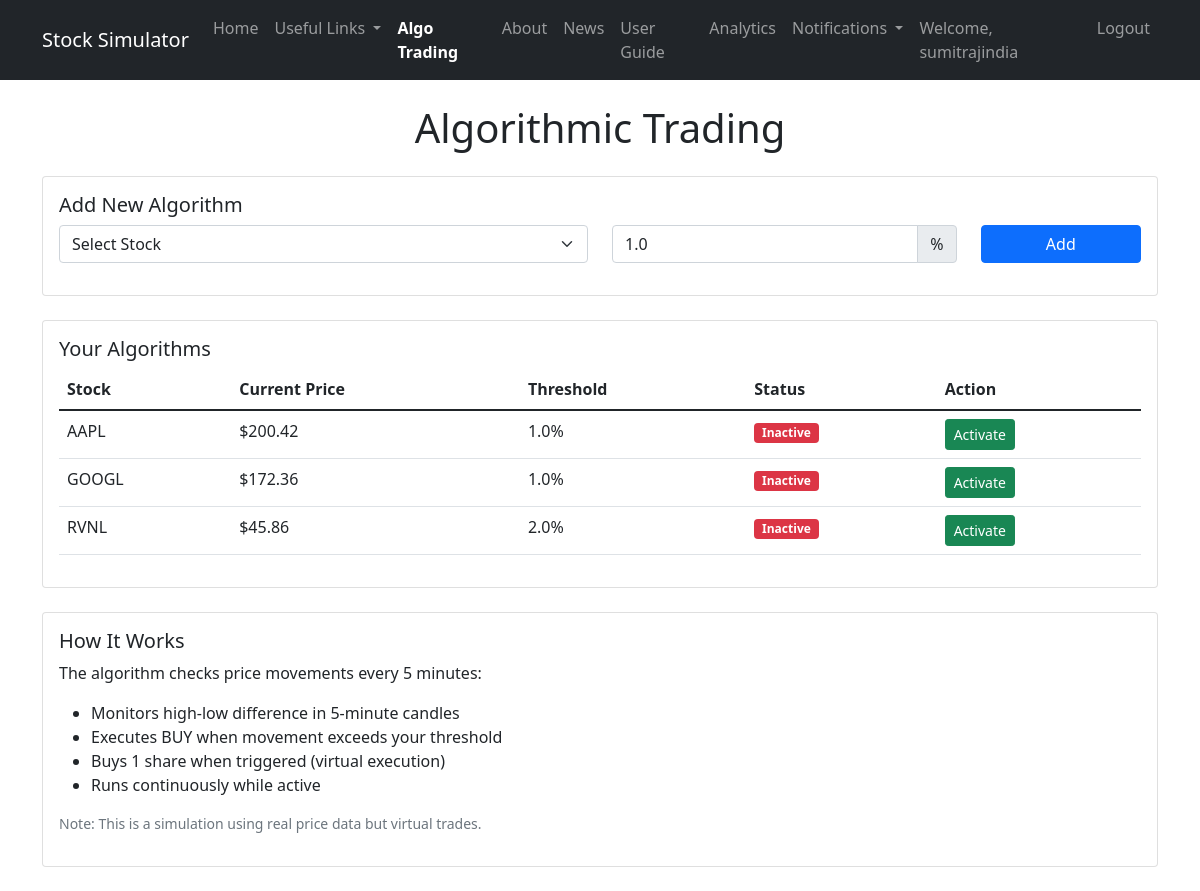
The app's page /algo_trading (signed in) with its own data.
### app.py (models this page shows, shortened)
class User(UserMixin, db.Model):
    id = db.Column(db.Integer, primary_key=True)
    username = db.Column(db.String(80), unique=True, nullable=False)
    email = db.Column(db.String(120), unique=True, nullable=True)
    password_hash = db.Column(db.String(128))
    balance = db.Column(db.Float, default=10000.00)
    notifications = db.relationship(
        'Notification',
        backref='notification_user',  # Changed backref name
        lazy='dynamic',
        order_by='desc(Notification.timestamp)'
    )

class Algorithm(db.Model):
    id = db.Column(db.Integer, primary_key=True)
    user_id = db.Column(db.Integer, db.ForeignKey('user.id'), nullable=False)
    stock_id = db.Column(db.Integer, db.ForeignKey('stock.id'), nullable=False)
    active = db.Column(db.Boolean, default=True)
    threshold = db.Column(db.Float, default=1.0)  # 1% threshold
    user = db.relationship('User', backref=db.backref('algorithms', lazy=True))
    stock = db.relationship('Stock', backref=db.backref('algorithms', lazy=True))

class Stock(db.Model):
    id = db.Column(db.Integer, primary_key=True)
    symbol = db.Column(db.String(10), unique=True, nullable=False)
    name = db.Column(db.String(100))
    price = db.Column(db.Float)
    last_updated = db.Column(db.DateTime)

### app.py (the view)
@app.route('/algo_trading')
@login_required
def algo_trading():
    algorithms = Algorithm.query.filter_by(user_id=current_user.id).all()
    watchlist = Watchlist.query.filter_by(user_id=current_user.id).join(Stock).all()
    return render_template('algo_trading.html',
                         algorithms=algorithms,
                         watchlist=watchlist)

### app.py (called while the page is built)
@login_manager.user_loader
def load_user(user_id):
    return User.query.get(int(user_id))

### templates/algo_trading.html (shortened to what this page needs)
{% extends "base.html" %}
{% block content %}
    <h1 class="text-center mb-4">Algorithmic Trading</h1>
    <div class="card mb-4">
        <div class="card-body">
            <h5 class="card-title">Add New Algorithm</h5>
            <form method="POST" action="{{ url_for('add_algo') }}">
                <div class="row">
                    <div class="col-md-6">
                        <select class="form-select mb-3" name="stock_id" required {% if not watchlist %}disabled{% endif %}>
                            <option value="" selected disabled>Select Stock</option>
                        </select>
                    </div>
                    <div class="col-md-4">
                        <div class="input-group mb-3">
                            <input type="number" class="form-control" name="threshold" min="0.1" step="0.1" value="1.0" required {% if not watchlist %}disabled{% endif %}>
                            <span class="input-group-text">%</span>
                        </div>
                    </div>
                    <div class="col-md-2">
                        <button type="submit" class="btn btn-primary w-100" {% if not watchlist %}disabled{% endif %}>Add</button>
                    </div>
                </div>
            </form>
        </div>
    </div>
    <div class="card">
        <div class="card-body">
            <h5 class="card-title">Your Algorithms</h5>
            {% if algorithms %}
                <div class="table-responsive">
                    <table class="table table-hover">
                        <thead>
                            <tr>
                                <th>Stock</th>
                                <th>Current Price</th>
                                <th>Threshold</th>
                                <th>Status</th>
                                <th>Action</th>
                            </tr>
                        </thead>
                        <tbody>
                            {% for algo in algorithms %}
                                <tr>
                                    <td>{{ algo.stock.symbol }}</td>
                                    <td>${{ "%.2f"|format(algo.stock.price) }}</td>
                                    <td>{{ "%.1f"|format(algo.threshold) }}%</td>
                                    <td>
                                        <span class="badge bg-{% if algo.active %}success{% else %}danger{% endif %}">
                                            {% if algo.active %}Active{% else %}Inactive{% endif %}
                                        </span>
                                    </td>
                                    <td>
                                        <a href="{{ url_for('toggle_algo', algo_id=algo.id) }}"
                                           class="btn btn-sm btn-{% if algo.active %}danger{% else %}success{% endif %}">
                                            {% if algo.active %}Deactivate{% else %}Activate{% endif %}
                                        </a>
                                    </td>
                                </tr>
                            {% endfor %}
                        </tbody>
                    </table>
                </div>
            {% else %}
                <p class="text-muted">No algorithms configured yet. Add one above.</p>
            {% endif %}
        </div>
    </div>
    <div class="card mt-4">
        <div class="card-body">
            <h5 class="card-title">How It Works</h5>
            <p>The algorithm checks price movements every 5 minutes:</p>
            <ul>
                <li>Monitors high-low difference in 5-minute candles</li>
                <li>Executes BUY when movement exceeds your threshold</li>
                <li>Buys 1 share when triggered (virtual execution)</li>
                <li>Runs continuously while active</li>
            </ul>
            <p class="text-muted small">Note: This is a simulation using real price data but virtual trades.</p>
        </div>
    </div>
{% endblock %}

### templates/base.html (shortened to what this page needs)
<!DOCTYPE html>
<html lang="en">
<head>
    <link href="https://cdn.jsdelivr.net/npm/bootstrap@5.1.3/dist/css/bootstrap.min.css" rel="stylesheet">
</head>
<body>
    <nav class="navbar navbar-expand-lg navbar-dark bg-dark">
        <div class="container">
            <a class="navbar-brand" href="{{ url_for('index') }}">Stock Simulator</a>
            <div class="collapse navbar-collapse" id="navbarNav">
                <ul class="navbar-nav me-auto">
                    <li class="nav-item">
                        <a class="nav-link {% if request.endpoint == 'index' %}active{% endif %}"
                           href="{{ url_for('index') }}">Home</a>
                    </li>
                    <li class="nav-item dropdown">
                        <a class="nav-link dropdown-toggle" href="#" role="button" data-bs-toggle="dropdown">
                            Useful Links
                        </a>
                    </li>
                    <li class="nav-item">
                        <a class="nav-link {% if request.endpoint == 'algo_trading' %}active{% endif %}"
                           href="{{ url_for('algo_trading') }}">Algo Trading</a>
                    </li>
                    <li class="nav-item">
                        <a class="nav-link {% if request.endpoint == 'about' %}active{% endif %}"
                           href="{{ url_for('about') }}">About</a>
                    </li>
                    <li class="nav-item">
                        <a class="nav-link {% if request.endpoint == 'news' %}active{% endif %}"
                           href="{{ url_for('news') }}">News</a>
                    </li>
                    <li class="nav-item">
                        <a class="nav-link {% if request.endpoint == 'user_guide' %}active{% endif %}"
                           href="{{ url_for('user_guide') }}">User Guide</a>
                    </li>
                    <li class="nav-item">
                        <a class="nav-link {% if request.endpoint == 'portfolio_analytics' %}active{% endif %}"
                           href="{{ url_for('portfolio_analytics') }}">Analytics</a>
                    </li>
                </ul>
                <ul class="navbar-nav">
                    {% if current_user.is_authenticated %}
                        {% if current_user.notifications %}
                        <li class="nav-item dropdown">
                            <a class="nav-link dropdown-toggle" href="#" id="notificationsDropdown" role="button" data-bs-toggle="dropdown">
                                Notifications
                                {% set unread_count = current_user.notifications|selectattr('read', 'equalto', False)|list|length %}
                            </a>
                        </li>
                        {% endif %}
                        <li class="nav-item">
                            <span class="nav-link">Welcome, {{ current_user.username }}</span>
                        </li>
                        <li class="nav-item">
                            <a class="nav-link" href="{{ url_for('logout') }}">Logout</a>
                        </li>
                    {% endif %}
                </ul>
            </div>
        </div>
    </nav>
    <div class="container py-4">
        {% block content %}{% endblock %}
    </div>
</body>
</html>

### templates/base.html (style rules this page uses)
.navbar-nav .nav-link.active { font-weight: bold; }

### records on screen
User: username "sumitrajindia"
Algorithm: stock.symbol "AAPL", threshold "1.0", active "Inactive"
Stock: stock.price "200.42"
Algorithm: stock.symbol "GOOGL", threshold "1.0", active "Inactive"
Stock: stock.price "172.36"
Algorithm: stock.symbol "RVNL", threshold "2.0", active "Inactive"
Stock: stock.price "45.86"
